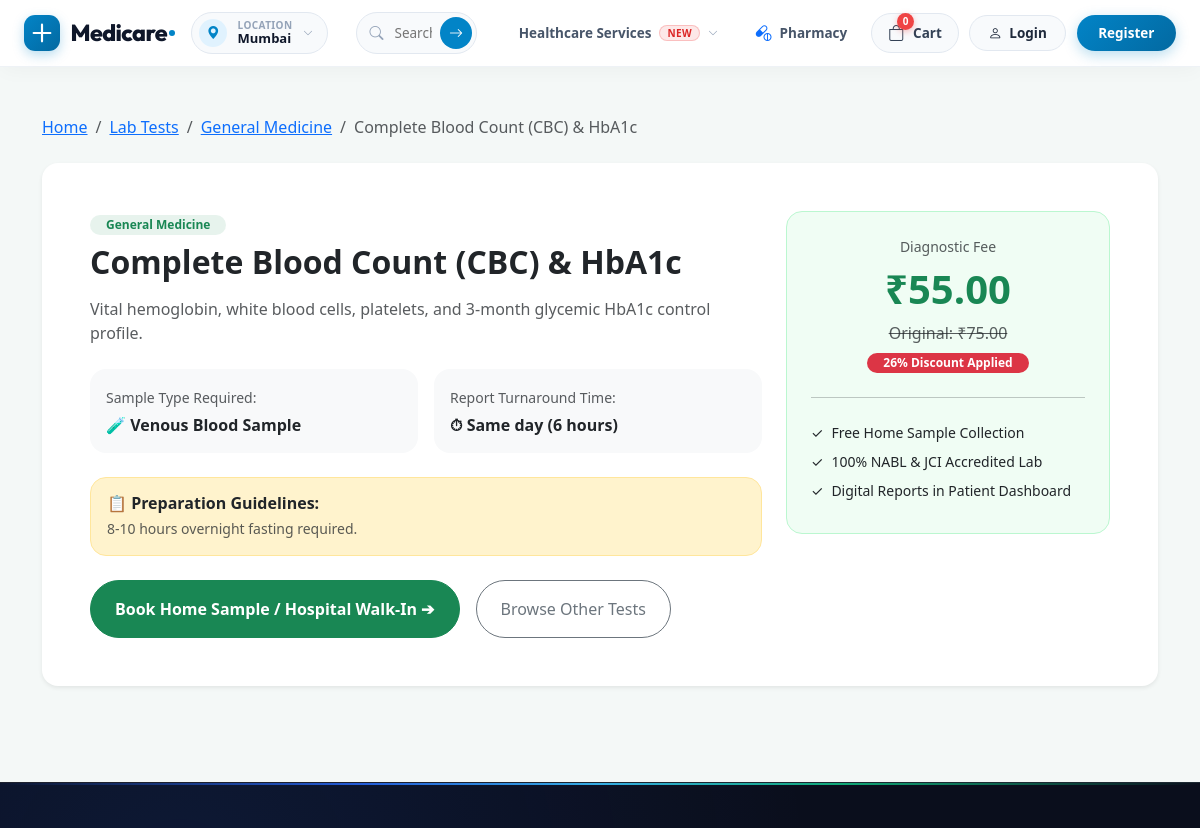
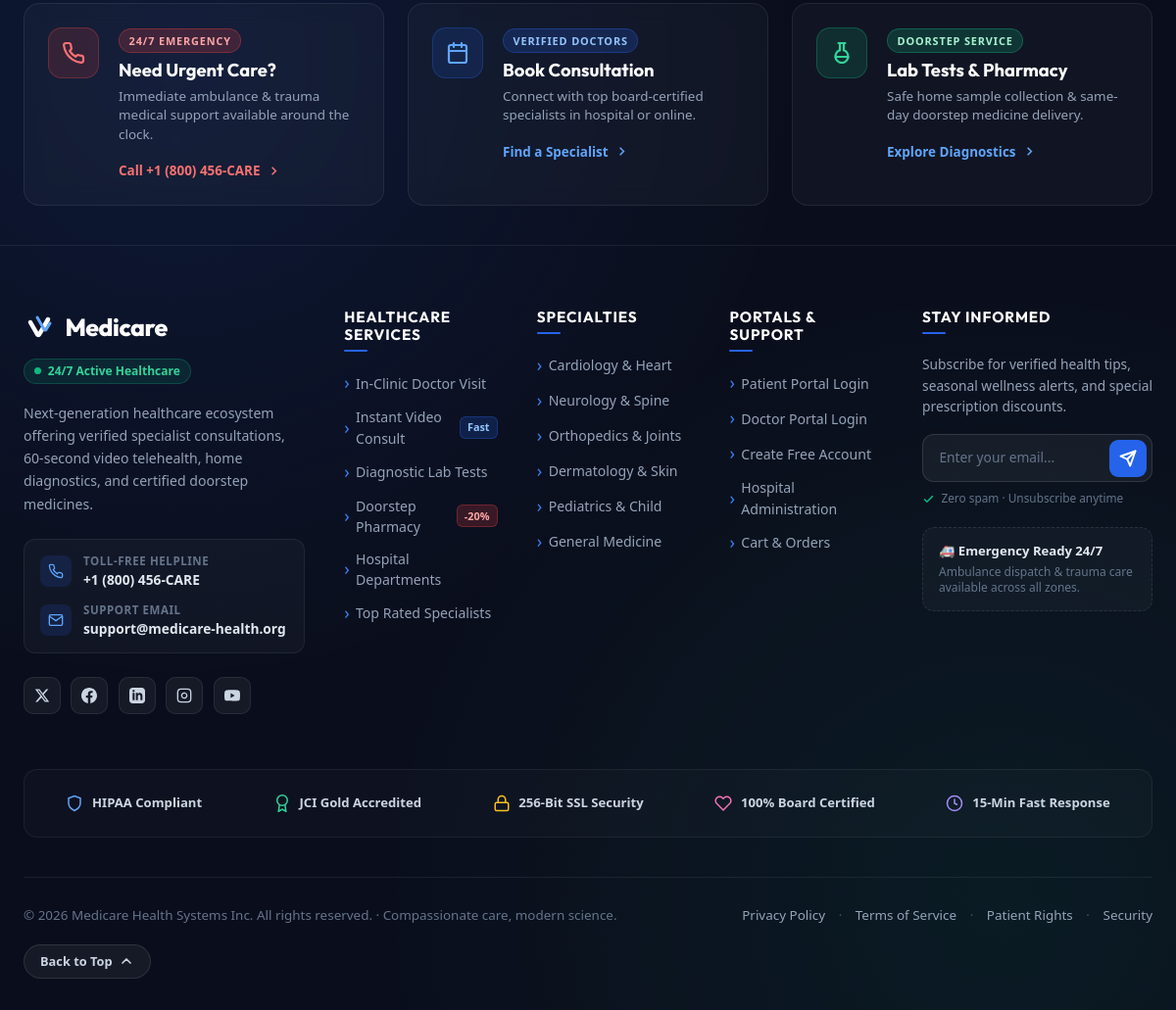
The page /departments/labs/4/ on the database its author committed (2 pictures, top to bottom).
### departments/models.py (models this page shows, shortened)
class LabTest(models.Model):
    name = models.CharField(max_length=150, unique=True)
    department = models.ForeignKey(Department, on_delete=models.SET_NULL, null=True, blank=True, related_name='lab_tests')
    description = models.TextField(blank=True)
    price = models.DecimalField(max_digits=8, decimal_places=2)
    discount_price = models.DecimalField(max_digits=8, decimal_places=2, null=True, blank=True)
    preparation_instructions = models.TextField(blank=True, help_text="e.g. 10-12 hours fasting required")
    duration = models.CharField(max_length=100, default='24-48 hours', help_text="Report turnaround time")
    sample_type = models.CharField(max_length=100, default='Blood / Urine', help_text="e.g. Blood, Urine, Imaging")
    image = models.ImageField(upload_to='lab_tests/', null=True, blank=True)
    is_active = models.BooleanField(default=True)
    created_at = models.DateTimeField(auto_now_add=True)
    class Meta:
        ordering = ['name']
    def effective_price(self):
        if self.discount_price and self.discount_price > 0 and self.discount_price < self.price:
            return self.discount_price
        return self.price
    def discount_percentage(self):
        if self.discount_price and self.price and self.discount_price < self.price:
            diff = self.price - self.discount_price
            return int((diff / self.price) * 100)
        return 0

class Department(models.Model):
    name = models.CharField(max_length=100, unique=True)
    description = models.TextField(blank=True)
    icon = models.CharField(max_length=50, blank=True, help_text="Emoji or short icon label, e.g. 'heart'")
    is_active = models.BooleanField(default=True)
    class Meta:
        ordering = ['name']

### departments/views.py (the view)
# urls.py: path('labs/<int:pk>/', views.lab_test_detail, name='lab_test_detail'),
def lab_test_detail(request, pk):
    test = get_object_or_404(LabTest, pk=pk, is_active=True)
    related_tests = LabTest.objects.filter(
        department=test.department,
        is_active=True
    ).exclude(pk=test.pk)[:3]
    return render(request, 'departments/lab_test_detail.html', {
        'test': test,
        'related_tests': related_tests,
    })

### templates/departments/lab_test_detail.html (shortened to what this page needs)
{% extends 'base.html' %}
{% load static %}
{% block content %}
<div class="container py-5">
  <nav aria-label="breadcrumb" class="mb-4">
    <ol class="breadcrumb">
      <li class="breadcrumb-item"><a href="{% url 'core:home' %}">Home</a></li>
      <li class="breadcrumb-item"><a href="{% url 'departments:lab_test_list' %}">Lab Tests</a></li>
      {% if test.department %}
        <li class="breadcrumb-item"><a href="{% url 'departments:detail' test.department.pk %}">{{ test.department.name }}</a></li>
      {% endif %}
      <li class="breadcrumb-item active" aria-current="page">{{ test.name }}</li>
    </ol>
  </nav>
  <div class="card border-0 shadow-sm rounded-4 p-4 p-md-5 bg-white mb-5">
    <div class="row g-4">
      <div class="col-lg-8">
        <span class="badge bg-success bg-opacity-10 text-success rounded-pill px-3 py-1 fw-bold mb-2">
          {{ test.department.name|default:"Diagnostic Center" }}
        </span>
        <h2 class="fw-bold text-dark mb-3">{{ test.name }}</h2>
        <p class="text-muted lead fs-6 mb-4">{{ test.description }}</p>
        <div class="row g-3 mb-4">
          <div class="col-sm-6">
            <div class="p-3 rounded-4 bg-light">
              <span class="text-muted small">Sample Type Required:</span>
              <div class="fw-bold text-dark mt-1">🧪 {{ test.sample_type }}</div>
            </div>
          </div>
          <div class="col-sm-6">
            <div class="p-3 rounded-4 bg-light">
              <span class="text-muted small">Report Turnaround Time:</span>
              <div class="fw-bold text-dark mt-1">⏱ {{ test.duration }}</div>
            </div>
          </div>
        </div>
        {% if test.preparation_instructions %}
          <div class="alert alert-warning rounded-4 p-3 mb-4">
            <h6 class="fw-bold text-dark mb-1">📋 Preparation Guidelines:</h6>
            <div class="small text-muted mb-0">{{ test.preparation_instructions }}</div>
          </div>
        {% endif %}
        <div class="d-flex align-items-center gap-3">
          <a href="{% url 'departments:book_lab_test' test.pk %}" class="btn btn-success rounded-pill px-4 py-3 fw-bold fs-6">
            Book Home Sample / Hospital Walk-In ➔
          </a>
          <a href="{% url 'departments:lab_test_list' %}" class="btn btn-outline-secondary rounded-pill px-4 py-3">
            Browse Other Tests
          </a>
        </div>
      </div>
      <div class="col-lg-4">
        <div class="card border-0 rounded-4 p-4 text-center" style="background: #f0fdf4; border: 1px solid #bbf7d0 !important;">
          <span class="text-muted small">Diagnostic Fee</span>
          <div class="display-6 fw-bold text-success my-2">₹{{ test.effective_price }}</div>
          {% if test.discount_price and test.discount_price < test.price %}
            <span class="text-muted text-decoration-line-through">Original: ₹{{ test.price }}</span>
            <span class="badge bg-danger rounded-pill mx-auto mt-2 px-3 py-1">{{ test.discount_percentage }}% Discount Applied</span>
          {% endif %}
          <hr class="my-4">
          <div class="text-start small">
            <div class="d-flex align-items-center gap-2 mb-2 text-dark">
              <span>✓</span> Free Home Sample Collection
            </div>
            <div class="d-flex align-items-center gap-2 mb-2 text-dark">
              <span>✓</span> 100% NABL & JCI Accredited Lab
            </div>
            <div class="d-flex align-items-center gap-2 mb-2 text-dark">
              <span>✓</span> Digital Reports in Patient Dashboard
            </div>
          </div>
        </div>
      </div>
    </div>
  </div>
</div>
{% endblock %}

### static/css/medicare.css (style rules this page uses)
:root { --mc-font-display: 'Outfit', -apple-system, BlinkMacSystemFont, sans-serif; --mc-font-sans: 'Plus Jakarta Sans', -apple-system, BlinkMacSystemFont, sans-serif; --mc-navy: #11162b; --mc-navy-dark: #0c1020; --mc-navy-card: #161c33; --mc-navy-light: #232b4b; --mc-text-dark: #121829; --mc-text-muted: #64748b; --mc-pastel-yellow: #fcf198; --mc-pastel-mint: #c5f3d8; --mc-pastel-pink: #f4d0e2; --mc-pastel-blue: #b8d6fc; --mc-lab-peach: #feeae0; --mc-lab-mint: #e1f9ee; --mc-lab-yellow: #fff6d8; --mc-peach-btn: #f1c3be; --mc-lime: #ebff38; --mc-blue-accent: #2563eb; --mc-orange: #ff7a59; }
html { overflow-x: hidden; }
body { font-family: var(--mc-font-sans); color: var(--mc-text-dark); background-color: #ffffff; overflow-x: hidden; margin: 0; padding: 0; }

### static/css/style.css (style rules this page uses)
:root { --primary: #0f766e; --primary-dark: #0b5a54; --accent: #2563eb; --bg-soft: #f4f8f7; --text-dark: #16302d; }
body { background-color: var(--bg-soft); font-family: 'Segoe UI', Roboto, -apple-system, sans-serif; color: var(--text-dark); }

### rows shown on the page
LabTest: department.name "General Medicine", name "Complete Blood Count (CBC) & HbA1c", description "Vital hemoglobin, white blood cells, platelets, and 3-month glycemic HbA1c control profile.", sample_type "Venous Blood Sample", duration "Same day (6 hours)", preparation_instructions "8-10 hours overnight fasting required.", effective_price "55.00", price "75.00", discount_percentage "26"
